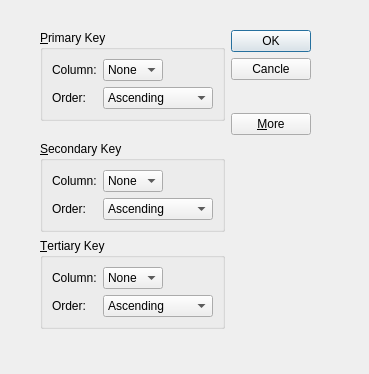
<?xml version="1.0" encoding="UTF-8"?>
<ui version="4.0">
 <class>Dialog</class>
 <widget class="QDialog" name="Dialog">
  <property name="geometry">
   <rect>
    <x>0</x>
    <y>0</y>
    <width>369</width>
    <height>374</height>
   </rect>
  </property>
  <property name="windowTitle">
   <string>Sort</string>
  </property>
  <widget class="QWidget" name="">
   <property name="geometry">
    <rect>
     <x>40</x>
     <y>30</y>
     <width>271</width>
     <height>299</height>
    </rect>
   </property>
   <layout class="QGridLayout" name="gridLayout_4">
    <item row="0" column="0">
     <widget class="QGroupBox" name="primaryGroupBox">
      <property name="title">
       <string>&amp;Primary Key</string>
      </property>
      <layout class="QGridLayout" name="gridLayout">
       <item row="0" column="0">
        <widget class="QLabel" name="label">
         <property name="text">
          <string>Column:</string>
         </property>
        </widget>
       </item>
       <item row="0" column="1">
        <widget class="QComboBox" name="primaryColumnCombo">
         <item>
          <property name="text">
           <string>None</string>
          </property>
         </item>
        </widget>
       </item>
       <item row="0" column="2">
        <spacer name="horizontalSpacer">
         <property name="orientation">
          <enum>Qt::Horizontal</enum>
         </property>
         <property name="sizeHint" stdset="0">
          <size>
           <width>40</width>
           <height>20</height>
          </size>
         </property>
        </spacer>
       </item>
       <item row="1" column="0">
        <widget class="QLabel" name="label_2">
         <property name="text">
          <string>Order:</string>
         </property>
        </widget>
       </item>
       <item row="1" column="1" colspan="2">
        <widget class="QComboBox" name="primaryOrderCombo">
         <item>
          <property name="text">
           <string>Ascending</string>
          </property>
         </item>
        </widget>
       </item>
      </layout>
     </widget>
    </item>
    <item row="0" column="1" rowspan="2">
     <layout class="QVBoxLayout" name="verticalLayout">
      <item>
       <widget class="QPushButton" name="okButton">
        <property name="text">
         <string>OK</string>
        </property>
        <property name="default">
         <bool>true</bool>
        </property>
       </widget>
      </item>
      <item>
       <widget class="QPushButton" name="cancleButton">
        <property name="text">
         <string>Cancle</string>
        </property>
       </widget>
      </item>
      <item>
       <spacer name="verticalSpacer">
        <property name="orientation">
         <enum>Qt::Vertical</enum>
        </property>
        <property name="sizeHint" stdset="0">
         <size>
          <width>20</width>
          <height>40</height>
         </size>
        </property>
       </spacer>
      </item>
      <item>
       <widget class="QPushButton" name="moreButton">
        <property name="text">
         <string>&amp;More</string>
        </property>
       </widget>
      </item>
     </layout>
    </item>
    <item row="1" column="0">
     <spacer name="verticalSpacer_2">
      <property name="orientation">
       <enum>Qt::Vertical</enum>
      </property>
      <property name="sizeHint" stdset="0">
       <size>
        <width>20</width>
        <height>28</height>
       </size>
      </property>
     </spacer>
    </item>
    <item row="2" column="0">
     <widget class="QGroupBox" name="secondaryGroupBox">
      <property name="title">
       <string>&amp;Secondary Key</string>
      </property>
      <layout class="QGridLayout" name="gridLayout_2">
       <item row="0" column="0">
        <widget class="QLabel" name="label_3">
         <property name="text">
          <string>Column:</string>
         </property>
        </widget>
       </item>
       <item row="0" column="1">
        <widget class="QComboBox" name="secondaryColumnCombo">
         <item>
          <property name="text">
           <string>None</string>
          </property>
         </item>
        </widget>
       </item>
       <item row="0" column="2">
        <spacer name="horizontalSpacer_2">
         <property name="orientation">
          <enum>Qt::Horizontal</enum>
         </property>
         <property name="sizeHint" stdset="0">
          <size>
           <width>40</width>
           <height>20</height>
          </size>
         </property>
        </spacer>
       </item>
       <item row="1" column="0">
        <widget class="QLabel" name="label_4">
         <property name="text">
          <string>Order:</string>
         </property>
        </widget>
       </item>
       <item row="1" column="1" colspan="2">
        <widget class="QComboBox" name="secondaryOrderCombo">
         <item>
          <property name="text">
           <string>Ascending</string>
          </property>
         </item>
        </widget>
       </item>
      </layout>
     </widget>
    </item>
    <item row="3" column="0">
     <widget class="QGroupBox" name="tertiaryGroupBox">
      <property name="title">
       <string>&amp;Tertiary Key</string>
      </property>
      <layout class="QGridLayout" name="gridLayout_3">
       <item row="0" column="0">
        <widget class="QLabel" name="label_5">
         <property name="text">
          <string>Column:</string>
         </property>
        </widget>
       </item>
       <item row="0" column="1">
        <widget class="QComboBox" name="tertiaryColumnCombo">
         <item>
          <property name="text">
           <string>None</string>
          </property>
         </item>
        </widget>
       </item>
       <item row="0" column="2">
        <spacer name="horizontalSpacer_3">
         <property name="orientation">
          <enum>Qt::Horizontal</enum>
         </property>
         <property name="sizeHint" stdset="0">
          <size>
           <width>40</width>
           <height>20</height>
          </size>
         </property>
        </spacer>
       </item>
       <item row="1" column="0">
        <widget class="QLabel" name="label_6">
         <property name="text">
          <string>Order:</string>
         </property>
        </widget>
       </item>
       <item row="1" column="1" colspan="2">
        <widget class="QComboBox" name="comboBox_6">
         <item>
          <property name="text">
           <string>Ascending</string>
          </property>
         </item>
        </widget>
       </item>
      </layout>
     </widget>
    </item>
   </layout>
  </widget>
 </widget>
 <tabstops>
  <tabstop>primaryColumnCombo</tabstop>
  <tabstop>primaryOrderCombo</tabstop>
  <tabstop>secondaryColumnCombo</tabstop>
  <tabstop>secondaryOrderCombo</tabstop>
  <tabstop>tertiaryColumnCombo</tabstop>
  <tabstop>comboBox_6</tabstop>
  <tabstop>okButton</tabstop>
  <tabstop>cancleButton</tabstop>
  <tabstop>moreButton</tabstop>
 </tabstops>
 <resources/>
 <connections>
  <connection>
   <sender>okButton</sender>
   <signal>clicked()</signal>
   <receiver>Dialog</receiver>
   <slot>accept()</slot>
   <hints>
    <hint type="sourcelabel">
     <x>269</x>
     <y>47</y>
    </hint>
    <hint type="destinationlabel">
     <x>85</x>
     <y>119</y>
    </hint>
   </hints>
  </connection>
  <connection>
   <sender>cancleButton</sender>
   <signal>clicked()</signal>
   <receiver>Dialog</receiver>
   <slot>reject()</slot>
   <hints>
    <hint type="sourcelabel">
     <x>291</x>
     <y>79</y>
    </hint>
    <hint type="destinationlabel">
     <x>169</x>
     <y>131</y>
    </hint>
   </hints>
  </connection>
  <connection>
   <sender>moreButton</sender>
   <signal>toggled(bool)</signal>
   <receiver>secondaryGroupBox</receiver>
   <slot>setVisible(bool)</slot>
   <hints>
    <hint type="sourcelabel">
     <x>267</x>
     <y>153</y>
    </hint>
    <hint type="destinationlabel">
     <x>144</x>
     <y>167</y>
    </hint>
   </hints>
  </connection>
  <connection>
   <sender>moreButton</sender>
   <signal>toggled(bool)</signal>
   <receiver>tertiaryGroupBox</receiver>
   <slot>setVisible(bool)</slot>
   <hints>
    <hint type="sourcelabel">
     <x>273</x>
     <y>142</y>
    </hint>
    <hint type="destinationlabel">
     <x>185</x>
     <y>267</y>
    </hint>
   </hints>
  </connection>
 </connections>
</ui>
